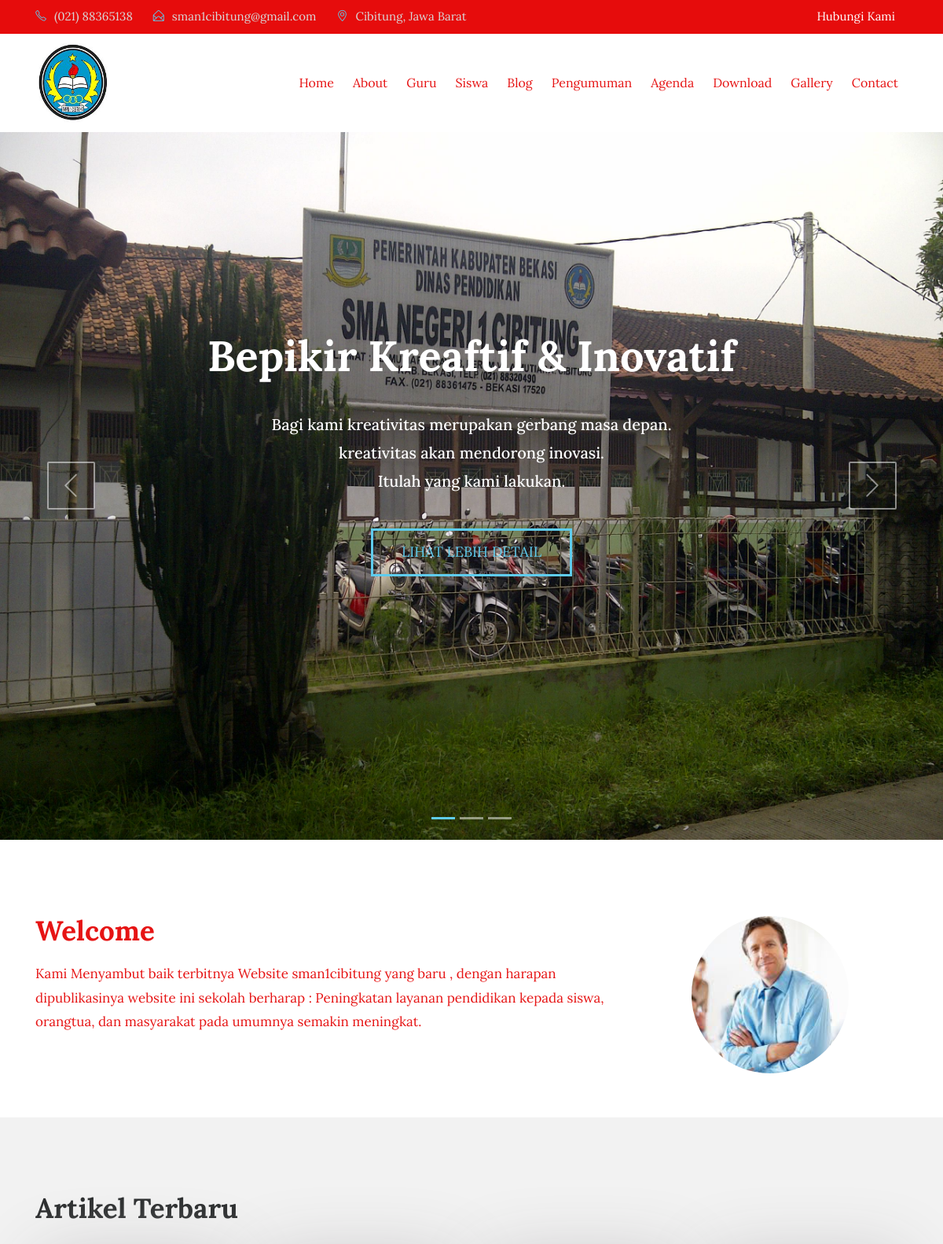
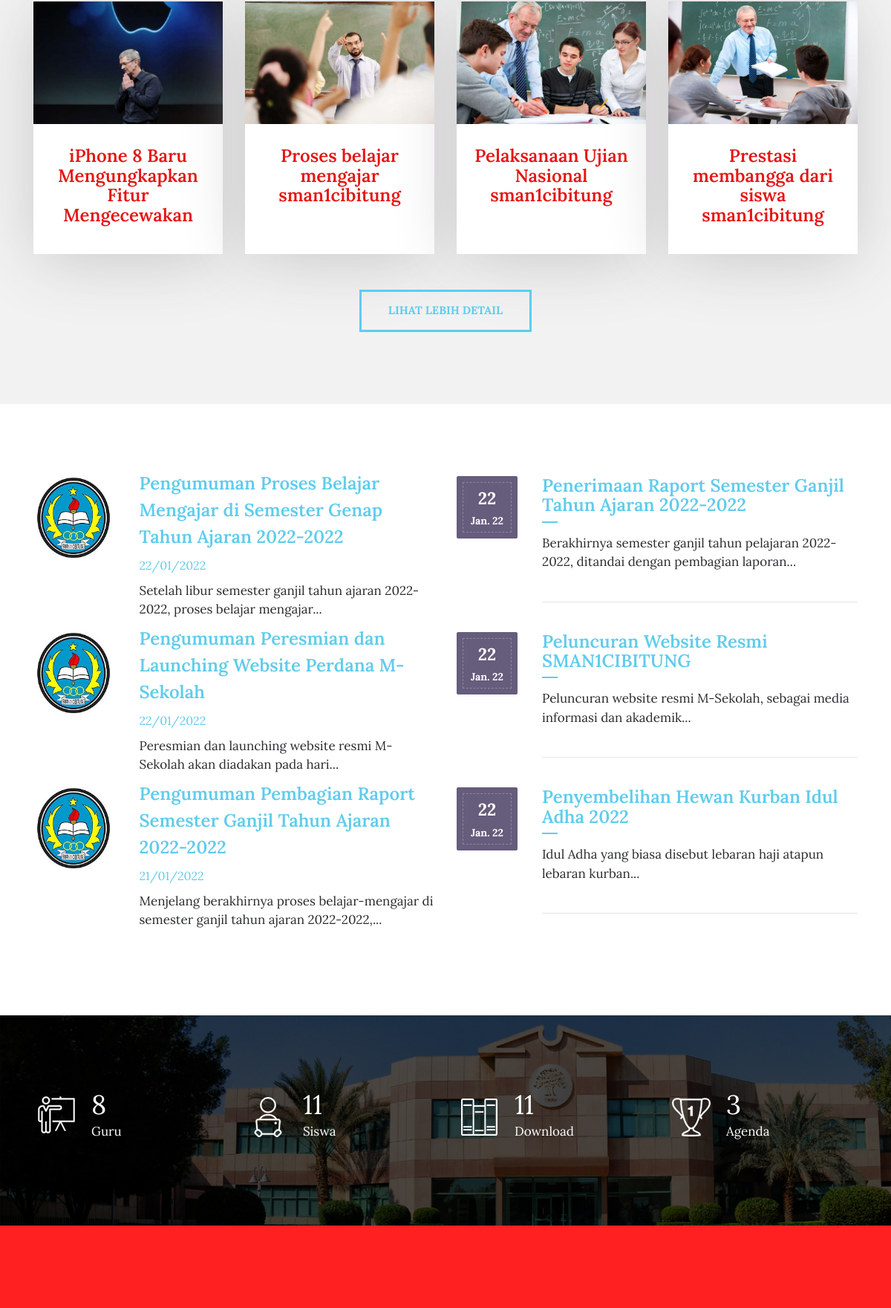
The page / (upper part) on the database its author committed (2 pictures, top to bottom).
### tables this page shows
CREATE TABLE IF NOT EXISTS `tbl_tulisan` (
  `tulisan_id` int(11) NOT NULL AUTO_INCREMENT,
  `tulisan_judul` varchar(100) DEFAULT NULL,
  `tulisan_isi` text,
  `tulisan_tanggal` timestamp NULL DEFAULT CURRENT_TIMESTAMP,
  `tulisan_kategori_id` int(11) DEFAULT NULL,
  `tulisan_kategori_nama` varchar(30) DEFAULT NULL,
  `tulisan_views` int(11) DEFAULT '0',
  `tulisan_gambar` varchar(40) DEFAULT NULL,
  `tulisan_pengguna_id` int(11) DEFAULT NULL,
  `tulisan_author` varchar(40) DEFAULT NULL,
  `tulisan_img_slider` int(2) NOT NULL DEFAULT '0',
  `tulisan_slug` varchar(200) DEFAULT NULL,
  PRIMARY KEY (`tulisan_id`),
  KEY `tulisan_kategori_id` (`tulisan_kategori_id`),
  KEY `tulisan_pengguna_id` (`tulisan_pengguna_id`)
);

CREATE TABLE IF NOT EXISTS `tbl_pengumuman` (
  `pengumuman_id` int(11) NOT NULL AUTO_INCREMENT,
  `pengumuman_judul` varchar(150) DEFAULT NULL,
  `pengumuman_deskripsi` text,
  `pengumuman_tanggal` timestamp NULL DEFAULT CURRENT_TIMESTAMP,
  `pengumuman_author` varchar(60) DEFAULT NULL,
  PRIMARY KEY (`pengumuman_id`)
);

CREATE TABLE IF NOT EXISTS `tbl_agenda` (
  `agenda_id` int(11) NOT NULL AUTO_INCREMENT,
  `agenda_nama` varchar(200) DEFAULT NULL,
  `agenda_tanggal` timestamp NULL DEFAULT CURRENT_TIMESTAMP,
  `agenda_deskripsi` text,
  `agenda_mulai` date DEFAULT NULL,
  `agenda_selesai` date DEFAULT NULL,
  `agenda_tempat` varchar(90) DEFAULT NULL,
  `agenda_waktu` varchar(30) DEFAULT NULL,
  `agenda_keterangan` varchar(200) DEFAULT NULL,
  `agenda_author` varchar(60) DEFAULT NULL,
  PRIMARY KEY (`agenda_id`)
);

### application/controllers/Home.php (called while the page is built, shortened)
<?php
class Home extends CI_Controller{
	function __construct(){
		$this->load->model('m_tulisan');
		$this->load->model('m_galeri');
		$this->load->model('m_pengumuman');
		$this->load->model('m_agenda');
		$this->load->model('m_files');
		$this->load->model('m_pengunjung');
	}
	function index(){
			$x['berita']=$this->m_tulisan->get_berita_home();
			$x['pengumuman']=$this->m_pengumuman->get_pengumuman_home();
			$x['agenda']=$this->m_agenda->get_agenda_home();
			$x['tot_guru']=$this->db->get('tbl_guru')->num_rows();
			$x['tot_siswa']=$this->db->get('tbl_siswa')->num_rows();
			$x['tot_files']=$this->db->get('tbl_files')->num_rows();
			$x['tot_agenda']=$this->db->get('tbl_agenda')->num_rows();
			$this->load->view('depan/v_home',$x);
	}
}

### index.php (called while the page is built, shortened)
<?php
require_once BASEPATH.'core/CodeIgniter.php';

### application/models/M_tulisan.php (called while the page is built, shortened)
<?php
class M_tulisan extends CI_Model{
	function get_berita_home(){
		$hsl=$this->db->query("SELECT tbl_tulisan.*,DATE_FORMAT(tulisan_tanggal,'%d/%m/%Y') AS tanggal FROM tbl_tulisan ORDER BY tulisan_id DESC limit 4");
		return $hsl;
	}
}

### application/models/M_pengumuman.php (called while the page is built, shortened)
<?php
class M_pengumuman extends CI_Model{
	function get_pengumuman_home(){
		$hsl=$this->db->query("SELECT pengumuman_id,pengumuman_judul,pengumuman_deskripsi,DATE_FORMAT(pengumuman_tanggal,'%d/%m/%Y') AS tanggal,pengumuman_author FROM tbl_pengumuman ORDER BY pengumuman_id DESC limit 3");
		return $hsl;
	}
}

### application/models/M_agenda.php (called while the page is built, shortened)
<?php
class M_agenda extends CI_Model{
	function get_agenda_home(){
		$hsl=$this->db->query("SELECT tbl_agenda.*,DATE_FORMAT(agenda_tanggal,'%d/%m/%Y') AS tanggal FROM tbl_agenda ORDER BY agenda_id DESC limit 3");
		return $hsl;
	}
}

### application/views/depan/v_home.php (the view, shortened to what this page needs)
<!DOCTYPE html>
<html lang="en">
<head>
    <link rel="stylesheet" href="<?php echo base_url().'theme/css/bootstrap.min.css'?>">
    <link rel="stylesheet" href="<?php echo base_url().'theme/css/font-awesome.min.css'?>">
    <link rel="stylesheet" href="<?php echo base_url().'theme/css/simple-line-icons.css'?>">
    <link rel="stylesheet" href="<?php echo base_url().'theme/css/slick.css'?>">
    <link rel="stylesheet" href="<?php echo base_url().'theme/css/slick-theme.css'?>">
    <link rel="stylesheet" href="<?php echo base_url().'theme/css/owl.carousel.min.css'?>">
    <link href="<?php echo base_url().'theme/css/style.css'?>" rel="stylesheet">
    <?php
        function limit_words($string, $word_limit){
            $words = explode(" ",$string);
            return implode(" ",array_splice($words,0,$word_limit));
        }
    ?>
</head>
<body>
    <div class="header-topbar">
        <div class="container">
            <div class="row">
                <div class="col-xs-6 col-sm-8 col-md-9">
                    <div class="header-top_address">
                        <div class="header-top_list">
                            <span class="icon-phone"></span>(021) 88365138
                        </div>
                        <div class="header-top_list">
                            <span class="icon-envelope-open"></span>sman1cibitung@gmail.com
                        </div>
                        <div class="header-top_list">
                            <span class="icon-location-pin"></span>Cibitung, Jawa Barat
                        </div>
                    </div>
                </div>
                <div class="col-xs-6 col-sm-4 col-md-3">
                    <div class="header-top_login mr-sm-3">
                        <a href="<?php echo site_url('contact');?>">Hubungi Kami</a>
                    </div>
                </div>
            </div>
        </div>
    </div>
    <div data-toggle="affix">
        <div class="container nav-menu2">
            <div class="row">
                <div class="col-md-12">
                    <nav class="navbar navbar2 navbar-toggleable-md navbar-light bg-faded">
                        <a href="<?php echo site_url('');?>" class="navbar-brand nav-brand2"><img class="img img-responsive" width="100px;" src="<?php echo base_url().'assets/images/logosmachi.jpg'?>"></a>
                        <div class="collapse navbar-collapse justify-content-end" id="navbarNavDropdown">
                            <ul class="navbar-nav">
                                <li class="nav-item">
                                    <a class="nav-link" href="<?php echo site_url('');?>">Home</a>
                                </li>
                                <li class="nav-item">
                                    <a class="nav-link" href="<?php echo site_url('about');?>">About</a>
                                </li>
                                <li class="nav-item">
                                    <a class="nav-link" href="<?php echo site_url('guru');?>">Guru</a>
                                </li>
                                <li class="nav-item">
                                    <a class="nav-link" href="<?php echo site_url('siswa');?>">Siswa</a>
                                </li>
                                <li class="nav-item">
                                    <a class="nav-link" href="<?php echo site_url('blog');?>">Blog</a>
                                </li>
                                <li class="nav-item">
                                    <a class="nav-link" href="<?php echo site_url('pengumuman');?>">Pengumuman</a>
                                </li>
                                <li class="nav-item">
                                    <a class="nav-link" href="<?php echo site_url('agenda');?>">Agenda</a>
                                </li>
                                <li class="nav-item">
                                    <a class="nav-link" href="<?php echo site_url('download');?>">Download</a>
                                </li>
                                <li class="nav-item">
                                    <a class="nav-link" href="<?php echo site_url('galeri');?>">Gallery</a>
                                </li>
                                <li class="nav-item">
                                  <a class="nav-link" href="<?php echo site_url('contact');?>">Contact</a>
                                </li>
                             </ul>
                        </div>
                    </nav>
                </div>
            </div>
        </div>
      </div>
<section>
    <div class="slider_img layout_two">
        <div id="carousel" class="carousel slide" data-ride="carousel">
            <ol class="carousel-indicators">
                <li data-target="#carousel" data-slide-to="0" class="active"></li>
                <li data-target="#carousel" data-slide-to="1"></li>
                <li data-target="#carousel" data-slide-to="2"></li>
            </ol>
            <div class="carousel-inner" role="listbox">
                <div class="carousel-item active">
                    <img class="d-block" src="<?php echo base_url().'assets/images/smachi.jpg'?>" alt="First slide">
                    <div class="carousel-caption d-md-block">
                        <div class="slider_title">
                            <h1>Bepikir Kreaftif &amp; Inovatif</h1>
                            <h4>Bagi kami kreativitas merupakan gerbang masa depan.<br> kreativitas akan mendorong inovasi. <br> Itulah yang kami lakukan.</h4>
                            <div class="slider-btn">
                                <a href="<?php echo site_url('artikel');?>" class="btn btn-default">Lihat lebih detail</a>
                            </div>
                        </div>
                    </div>
                </div>
            </div>
            <a class="carousel-control-prev" href="#carousel" role="button" data-slide="prev">
                <i class="icon-arrow-left fa-slider" aria-hidden="true"></i>
            </a>
            <a class="carousel-control-next" href="#carousel" role="button" data-slide="next">
                <i class="icon-arrow-right fa-slider" aria-hidden="true"></i>
            </a>
        </div>
    </div>
</section>
<section class="clearfix about about-style2">
    <div class="container">
        <div class="row">
            <div class="col-md-8">
               <h2>Welcome</h2>
               <p>Kami Menyambut baik terbitnya Website sman1cibitung yang baru , dengan harapan dipublikasinya website ini sekolah berharap : Peningkatan layanan pendidikan kepada siswa, orangtua, dan masyarakat pada umumnya semakin meningkat. </p>
            </div>
            <div class="col-md-4">
                <img src="<?php echo base_url().'theme/images/welcome.png'?>" class="img-fluid about-img" alt="#">
            </div>
        </div>
    </div>
</section>
<section class="our_courses">
    <div class="container">
        <div class="row">
            <div class="col-md-12">
                <h2>Artikel Terbaru</h2>
            </div>
        </div>
        <div class="row">
          <?php foreach ($berita->result() as $row) :?>
            <div class="col-xs-12 col-sm-6 col-md-6 col-lg-3">
                <div class="courses_box mb-4">
                    <div class="course-img-wrap">
                        <img src="<?php echo base_url().'assets/images/'.$row->tulisan_gambar;?>" class="img-fluid" alt="courses-img">
                    </div>
                    <a href="<?php echo site_url('artikel/'.$row->tulisan_slug);?>" class="course-box-content">
                        <h3 style="text-align:center;"><?php echo $row->tulisan_judul;?></h3>
                    </a>
                </div>
            </div>
          <?php endforeach;?>
        </div> <br>
        <div class="row">
            <div class="col-md-12 text-center">
                <a href="<?php echo site_url('artikel');?>" class="btn btn-default btn-courses">Lihat lebih detail</a>
            </div>
        </div>
    </div>
</section>
<section class="event">
    <div class="container">
        <div class="row">
            <div class="col-lg-6">
                <div class="event-img2">
                <?php foreach ($pengumuman->result() as $row) :?>
                <div class="row">
                    <div class="col-sm-3"> <img src="<?php echo base_url().'assets/images/logosmachi.jpg'?>" class="img-fluid" alt="event-img"></div>
                    <div class="col-sm-9"> <h3><a href="<?php echo site_url('pengumuman');?>"><?php echo $row->pengumuman_judul;?></a></h3>
                      <span><?php echo $row->tanggal;?></span>
                      <p><?php echo limit_words($row->pengumuman_deskripsi,10).'...';?></p>
                    </div>
                </div>
                <?php endforeach;?>
                </div>
            </div>
            <div class="col-lg-6">
                <div class="row">
                    <div class="col-md-12">
                      <?php foreach ($agenda->result() as $row):?>
                        <div class="event_date">
                            <div class="event-date-wrap">
                                <p><?php echo date("d", strtotime($row->agenda_tanggal));?></p>
                                <span><?php echo date("M. y", strtotime($row->agenda_tanggal));?></span>
                            </div>
                        </div>
                        <div class="date-description">
                            <h3><a href="<?php echo site_url('agenda');?>"><?php echo $row->agenda_nama;?></a></h3>
                            <p><?php echo limit_words($row->agenda_deskripsi,10).'...';?></p>
                            <hr class="event_line">
                        </div>
                        <?php endforeach;?>
                    </div>
                </div>
            </div>
        </div>
    </div>
</section>
<div class="detailed_chart">
    <div class="container">
        <div class="row">
            <div class="col-xs-12 col-sm-6 col-md-3 chart_bottom">
                <div class="chart-img">
                    <img src="<?php echo base_url().'theme/images/chart-icon_1.png'?>" class="img-fluid" alt="chart_icon">
                </div>
                <div class="chart-text">
                    <p><span class="counter"><?php echo $tot_guru;?></span> Guru
                    </p>
                </div>
            </div>
            <div class="col-xs-12 col-sm-6 col-md-3 chart_bottom chart_top">
                <div class="chart-img">
                    <img src="<?php echo base_url().'theme/images/chart-icon_2.png'?>" class="img-fluid" alt="chart_icon">
                </div>
                <div class="chart-text">
                    <p><span class="counter"><?php echo $tot_siswa;?></span> Siswa
                    </p>
                </div>
            </div>
            <div class="col-xs-12 col-sm-6 col-md-3 chart_top">
                <div class="chart-img">
                    <img src="<?php echo base_url().'theme/images/chart-icon_3.png'?>" class="img-fluid" alt="chart_icon">
                </div>
                <div class="chart-text">
                    <p><span class="counter"><?php echo $tot_files;?></span> Download
                    </p>
                </div>
            </div>
            <div class="col-xs-12 col-sm-6 col-md-3">
                <div class="chart-img">
                    <img src="<?php echo base_url().'theme/images/chart-icon_4.png'?>" class="img-fluid" alt="chart_icon">
                </div>
                <div class="chart-text">
                    <p><span class="counter"><?php echo $tot_agenda;?></span> Agenda</p>
                </div>
            </div>
        </div>
    </div>
</div>
<footer>
    <div class="container">
        <div class="row">
            <div class="col-md-3">
                <div class="foot-logo">
                    </div>
                </div>
                <div class="col-md-3">
                    <div class="sitemap">
                        <h3>Menu Utama</h3>
                    </div>
                </div>
                <div class="col-md-3">
                  <div class="sitemap">
                      <h3>Akademik</h3>
                  </div>
                </div>
                <div class="col-md-3">
                    <div class="address">
                        <h3>Hubungi Kami</h3>
                        </div>
                    </div>
                </div>
            </div>
        </footer>
    </body>
    </html>

### rows shown on the page
tbl_tulisan: tulisan_gambar (picture), tulisan_judul "iPhone 8 Baru Mengungkapkan Fitur Mengecewakan"
tbl_tulisan: tulisan_gambar (picture), tulisan_judul "Proses belajar mengajar sman1cibitung"
tbl_tulisan: tulisan_gambar (picture), tulisan_judul "Pelaksanaan Ujian Nasional sman1cibitung"
tbl_tulisan: tulisan_gambar (picture), tulisan_judul "Prestasi membangga dari siswa sman1cibitung"
tbl_pengumuman: pengumuman_judul "Pengumuman Proses Belajar Mengajar di Semester Genap Tahun Ajaran 2022-2022", tanggal "22/01/2022", pengumuman_deskripsi "Setelah libur semester ganjil tahun ajaran 2022-2022, proses belajar mengajar"
tbl_pengumuman: pengumuman_judul "Pengumuman Peresmian dan Launching Website Perdana M-Sekolah", tanggal "22/01/2022", pengumuman_deskripsi "Peresmian dan launching website resmi M-Sekolah akan diadakan pada hari"
tbl_pengumuman: pengumuman_judul "Pengumuman Pembagian Raport Semester Ganjil Tahun Ajaran 2022-2022", tanggal "21/01/2022", pengumuman_deskripsi "Menjelang berakhirnya proses belajar-mengajar di semester ganjil tahun ajaran 2022-2022,"
tbl_agenda: agenda_tanggal "22", agenda_tanggal "Jan. 22", agenda_nama "Penerimaan Raport Semester Ganjil Tahun Ajaran 2022-2022", agenda_deskripsi "Berakhirnya semester ganjil tahun pelajaran 2022-2022, ditandai dengan pembagian laporan"
tbl_agenda: agenda_tanggal "22", agenda_tanggal "Jan. 22", agenda_nama "Peluncuran Website Resmi SMAN1CIBITUNG", agenda_deskripsi "Peluncuran website resmi M-Sekolah, sebagai media informasi dan akademik"
tbl_agenda: agenda_tanggal "22", agenda_tanggal "Jan. 22", agenda_nama "Penyembelihan Hewan Kurban Idul Adha 2022", agenda_deskripsi "Idul Adha yang biasa disebut lebaran haji atapun lebaran kurban"

### other values the page prints
$tot_guru "8"
$tot_siswa "11"
$tot_files "11"
$tot_agenda "3"
